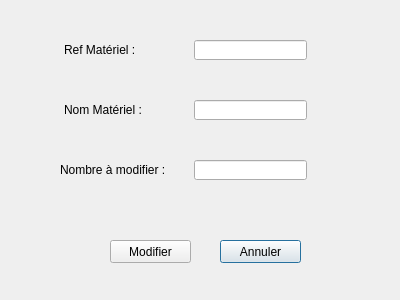
<?xml version="1.0" encoding="UTF-8"?>
<ui version="4.0">
 <class>modification</class>
 <widget class="QDialog" name="modification">
  <property name="geometry">
   <rect>
    <x>0</x>
    <y>0</y>
    <width>400</width>
    <height>300</height>
   </rect>
  </property>
  <property name="minimumSize">
   <size>
    <width>400</width>
    <height>300</height>
   </size>
  </property>
  <property name="maximumSize">
   <size>
    <width>400</width>
    <height>300</height>
   </size>
  </property>
  <property name="windowTitle">
   <string>Modification</string>
  </property>
  <widget class="QLineEdit" name="ref">
   <property name="geometry">
    <rect>
     <x>194</x>
     <y>40</y>
     <width>113</width>
     <height>20</height>
    </rect>
   </property>
   <property name="inputMethodHints">
    <set>Qt::ImhNoPredictiveText</set>
   </property>
   <property name="alignment">
    <set>Qt::AlignJustify|Qt::AlignVCenter</set>
   </property>
   <property name="readOnly">
    <bool>true</bool>
   </property>
   <property name="clearButtonEnabled">
    <bool>false</bool>
   </property>
  </widget>
  <widget class="QLabel" name="label_2">
   <property name="geometry">
    <rect>
     <x>64</x>
     <y>100</y>
     <width>101</width>
     <height>20</height>
    </rect>
   </property>
   <property name="text">
    <string>Nom Matériel :</string>
   </property>
  </widget>
  <widget class="QPushButton" name="pb_supprimer_4">
   <property name="geometry">
    <rect>
     <x>220</x>
     <y>240</y>
     <width>81</width>
     <height>23</height>
    </rect>
   </property>
   <property name="text">
    <string>Annuler</string>
   </property>
  </widget>
  <widget class="QLabel" name="label">
   <property name="geometry">
    <rect>
     <x>64</x>
     <y>40</y>
     <width>101</width>
     <height>20</height>
    </rect>
   </property>
   <property name="text">
    <string>Ref Matériel :</string>
   </property>
  </widget>
  <widget class="QPushButton" name="pb_supprimer_3">
   <property name="geometry">
    <rect>
     <x>110</x>
     <y>240</y>
     <width>81</width>
     <height>23</height>
    </rect>
   </property>
   <property name="text">
    <string>Modifier</string>
   </property>
  </widget>
  <widget class="QLineEdit" name="nbr">
   <property name="geometry">
    <rect>
     <x>194</x>
     <y>160</y>
     <width>113</width>
     <height>20</height>
    </rect>
   </property>
   <property name="inputMethodHints">
    <set>Qt::ImhNoPredictiveText</set>
   </property>
   <property name="alignment">
    <set>Qt::AlignJustify|Qt::AlignVCenter</set>
   </property>
   <property name="clearButtonEnabled">
    <bool>true</bool>
   </property>
  </widget>
  <widget class="QLineEdit" name="nom">
   <property name="geometry">
    <rect>
     <x>194</x>
     <y>100</y>
     <width>113</width>
     <height>20</height>
    </rect>
   </property>
   <property name="inputMethodHints">
    <set>Qt::ImhNoPredictiveText</set>
   </property>
   <property name="text">
    <string/>
   </property>
   <property name="alignment">
    <set>Qt::AlignJustify|Qt::AlignVCenter</set>
   </property>
   <property name="readOnly">
    <bool>true</bool>
   </property>
   <property name="clearButtonEnabled">
    <bool>false</bool>
   </property>
  </widget>
  <widget class="QLabel" name="label_3">
   <property name="geometry">
    <rect>
     <x>60</x>
     <y>160</y>
     <width>131</width>
     <height>20</height>
    </rect>
   </property>
   <property name="text">
    <string>Nombre à modifier :</string>
   </property>
  </widget>
  <widget class="QLabel" name="label_4">
   <property name="geometry">
    <rect>
     <x>0</x>
     <y>-5</y>
     <width>631</width>
     <height>311</height>
    </rect>
   </property>
   <property name="text">
    <string/>
   </property>
  </widget>
  <zorder>label_4</zorder>
  <zorder>ref</zorder>
  <zorder>label_2</zorder>
  <zorder>pb_supprimer_4</zorder>
  <zorder>label</zorder>
  <zorder>pb_supprimer_3</zorder>
  <zorder>nbr</zorder>
  <zorder>nom</zorder>
  <zorder>label_3</zorder>
 </widget>
 <resources/>
 <connections/>
</ui>
